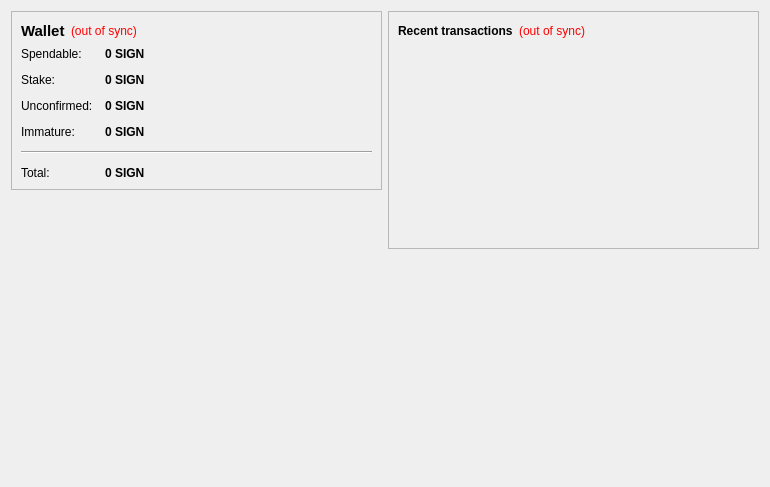
<?xml version="1.0" encoding="UTF-8"?>
<ui version="4.0">
 <class>OverviewPage</class>
 <widget class="QWidget" name="OverviewPage">
  <property name="geometry">
   <rect>
    <x>0</x>
    <y>0</y>
    <width>770</width>
    <height>487</height>
   </rect>
  </property>
  <property name="windowTitle">
   <string>Form</string>
  </property>
  <layout class="QHBoxLayout" name="horizontalLayout" stretch="1,1">
   <item>
    <layout class="QVBoxLayout" name="verticalLayout_2">
     <item>
      <widget class="QFrame" name="frame">
       <property name="frameShape">
        <enum>QFrame::StyledPanel</enum>
       </property>
       <property name="frameShadow">
        <enum>QFrame::Raised</enum>
       </property>
       <layout class="QVBoxLayout" name="verticalLayout_4">
        <item>
         <layout class="QHBoxLayout" name="horizontalLayout_4">
          <item>
           <widget class="QLabel" name="label_5">
            <property name="font">
             <font>
              <pointsize>11</pointsize>
              <weight>75</weight>
              <bold>true</bold>
             </font>
            </property>
            <property name="text">
             <string>Wallet</string>
            </property>
           </widget>
          </item>
          <item>
           <widget class="QLabel" name="labelWalletStatus">
            <property name="toolTip">
             <string>The displayed information may be out of date. Your wallet automatically synchronizes with the SignatureCoin network after a connection is established, but this process has not completed yet.</string>
            </property>
            <property name="styleSheet">
             <string notr="true">QLabel { color: red; }</string>
            </property>
            <property name="text">
             <string notr="true">(out of sync)</string>
            </property>
            <property name="alignment">
             <set>Qt::AlignLeading|Qt::AlignLeft|Qt::AlignVCenter</set>
            </property>
           </widget>
          </item>
          <item>
           <spacer name="horizontalSpacer_2">
            <property name="orientation">
             <enum>Qt::Horizontal</enum>
            </property>
            <property name="sizeHint" stdset="0">
             <size>
              <width>40</width>
              <height>20</height>
             </size>
            </property>
           </spacer>
          </item>
         </layout>
        </item>
        <item>
         <layout class="QFormLayout" name="formLayout_2">
          <property name="fieldGrowthPolicy">
           <enum>QFormLayout::AllNonFixedFieldsGrow</enum>
          </property>
          <property name="horizontalSpacing">
           <number>12</number>
          </property>
          <property name="verticalSpacing">
           <number>12</number>
          </property>
          <item row="0" column="0">
           <widget class="QLabel" name="label">
            <property name="text">
             <string>Spendable:</string>
            </property>
           </widget>
          </item>
          <item row="0" column="1">
           <widget class="QLabel" name="labelBalance">
            <property name="font">
             <font>
              <weight>75</weight>
              <bold>true</bold>
             </font>
            </property>
            <property name="cursor">
             <cursorShape>IBeamCursor</cursorShape>
            </property>
            <property name="toolTip">
             <string>Your current spendable balance</string>
            </property>
            <property name="text">
             <string notr="true">0 SIGN</string>
            </property>
            <property name="textInteractionFlags">
             <set>Qt::LinksAccessibleByMouse|Qt::TextSelectableByKeyboard|Qt::TextSelectableByMouse</set>
            </property>
           </widget>
          </item>
          <item row="1" column="0">
           <widget class="QLabel" name="label_6">
            <property name="text">
             <string>Stake:</string>
            </property>
           </widget>
          </item>
          <item row="1" column="1">
           <widget class="QLabel" name="labelStake">
            <property name="font">
             <font>
              <weight>75</weight>
              <bold>true</bold>
             </font>
            </property>
            <property name="cursor">
             <cursorShape>IBeamCursor</cursorShape>
            </property>
            <property name="toolTip">
             <string>Total of coins that was staked, and do not yet count toward the current balance</string>
            </property>
            <property name="text">
             <string notr="true">0 SIGN</string>
            </property>
            <property name="textInteractionFlags">
             <set>Qt::LinksAccessibleByMouse|Qt::TextSelectableByKeyboard|Qt::TextSelectableByMouse</set>
            </property>
           </widget>
          </item>
          <item row="2" column="0">
           <widget class="QLabel" name="label_3">
            <property name="text">
             <string>Unconfirmed:</string>
            </property>
           </widget>
          </item>
          <item row="2" column="1">
           <widget class="QLabel" name="labelUnconfirmed">
            <property name="font">
             <font>
              <weight>75</weight>
              <bold>true</bold>
             </font>
            </property>
            <property name="cursor">
             <cursorShape>IBeamCursor</cursorShape>
            </property>
            <property name="toolTip">
             <string>Total of transactions that have yet to be confirmed, and do not yet count toward the current balance</string>
            </property>
            <property name="text">
             <string notr="true">0 SIGN</string>
            </property>
            <property name="textInteractionFlags">
             <set>Qt::LinksAccessibleByMouse|Qt::TextSelectableByKeyboard|Qt::TextSelectableByMouse</set>
            </property>
           </widget>
          </item>
          <item row="3" column="0">
           <widget class="QLabel" name="labelImmatureText">
            <property name="text">
             <string>Immature:</string>
            </property>
           </widget>
          </item>
          <item row="3" column="1">
           <widget class="QLabel" name="labelImmature">
            <property name="font">
             <font>
              <weight>75</weight>
              <bold>true</bold>
             </font>
            </property>
            <property name="toolTip">
             <string>Mined balance that has not yet matured</string>
            </property>
            <property name="text">
             <string notr="true">0 SIGN</string>
            </property>
            <property name="textInteractionFlags">
             <set>Qt::LinksAccessibleByMouse|Qt::TextSelectableByKeyboard|Qt::TextSelectableByMouse</set>
            </property>
           </widget>
          </item>
          <item row="4" column="0" colspan="2">
           <widget class="Line" name="line">
            <property name="orientation">
             <enum>Qt::Horizontal</enum>
            </property>
           </widget>
          </item>
          <item row="5" column="0">
           <widget class="QLabel" name="labelTotalText">
            <property name="text">
             <string>Total:</string>
            </property>
           </widget>
          </item>
          <item row="5" column="1">
           <widget class="QLabel" name="labelTotal">
            <property name="font">
             <font>
              <weight>75</weight>
              <bold>true</bold>
             </font>
            </property>
            <property name="cursor">
             <cursorShape>IBeamCursor</cursorShape>
            </property>
            <property name="toolTip">
             <string>Your current total balance</string>
            </property>
            <property name="text">
             <string notr="true">0 SIGN</string>
            </property>
            <property name="textInteractionFlags">
             <set>Qt::LinksAccessibleByMouse|Qt::TextSelectableByKeyboard|Qt::TextSelectableByMouse</set>
            </property>
           </widget>
          </item>
         </layout>
        </item>
       </layout>
      </widget>
     </item>
     <item>
      <spacer name="verticalSpacer">
       <property name="orientation">
        <enum>Qt::Vertical</enum>
       </property>
       <property name="sizeHint" stdset="0">
        <size>
         <width>20</width>
         <height>40</height>
        </size>
       </property>
      </spacer>
     </item>
     <item>
      <widget class="QLabel" name="label_6">
       <property name="text">
        <string/>
       </property>
       <property name="pixmap">
        <pixmap resource="../bitcoin.qrc">:/images/backg</pixmap>
       </property>
       <property name="scaledContents">
        <bool>false</bool>
       </property>
       <property name="alignment">
        <set>Qt::AlignCenter</set>
       </property>
       <property name="margin">
        <number>-2</number>
       </property>
      </widget>
     </item>
    </layout>
   </item>
   <item>
    <layout class="QVBoxLayout" name="verticalLayout_3">
     <item>
      <widget class="QFrame" name="frame_2">
       <property name="frameShape">
        <enum>QFrame::StyledPanel</enum>
       </property>
       <property name="frameShadow">
        <enum>QFrame::Raised</enum>
       </property>
       <layout class="QVBoxLayout" name="verticalLayout">
        <item>
         <layout class="QHBoxLayout" name="horizontalLayout_2">
          <item>
           <widget class="QLabel" name="label_4">
            <property name="text">
             <string>&lt;b&gt;Recent transactions&lt;/b&gt;</string>
            </property>
           </widget>
          </item>
          <item>
           <widget class="QLabel" name="labelTransactionsStatus">
            <property name="toolTip">
             <string>The displayed information may be out of date. Your wallet automatically synchronizes with the SignatureCoin network after a connection is established, but this process has not completed yet.</string>
            </property>
            <property name="styleSheet">
             <string notr="true">QLabel { color: red; }</string>
            </property>
            <property name="text">
             <string notr="true">(out of sync)</string>
            </property>
            <property name="alignment">
             <set>Qt::AlignRight|Qt::AlignTrailing|Qt::AlignVCenter</set>
            </property>
           </widget>
          </item>
          <item>
           <spacer name="horizontalSpacer">
            <property name="orientation">
             <enum>Qt::Horizontal</enum>
            </property>
            <property name="sizeHint" stdset="0">
             <size>
              <width>40</width>
              <height>20</height>
             </size>
            </property>
           </spacer>
          </item>
         </layout>
        </item>
        <item>
         <widget class="QListView" name="listTransactions">
          <property name="styleSheet">
           <string notr="true">QListView { background: transparent; }</string>
          </property>
          <property name="frameShape">
           <enum>QFrame::NoFrame</enum>
          </property>
          <property name="verticalScrollBarPolicy">
           <enum>Qt::ScrollBarAlwaysOff</enum>
          </property>
          <property name="horizontalScrollBarPolicy">
           <enum>Qt::ScrollBarAlwaysOff</enum>
          </property>
          <property name="selectionMode">
           <enum>QAbstractItemView::NoSelection</enum>
          </property>
         </widget>
        </item>
       </layout>
      </widget>
     </item>
     <item>
      <spacer name="verticalSpacer_2">
       <property name="orientation">
        <enum>Qt::Vertical</enum>
       </property>
       <property name="sizeHint" stdset="0">
        <size>
         <width>20</width>
         <height>40</height>
        </size>
       </property>
      </spacer>
     </item>
    </layout>
   </item>
  </layout>
 </widget>
 <resources/>
 <connections/>
</ui>
